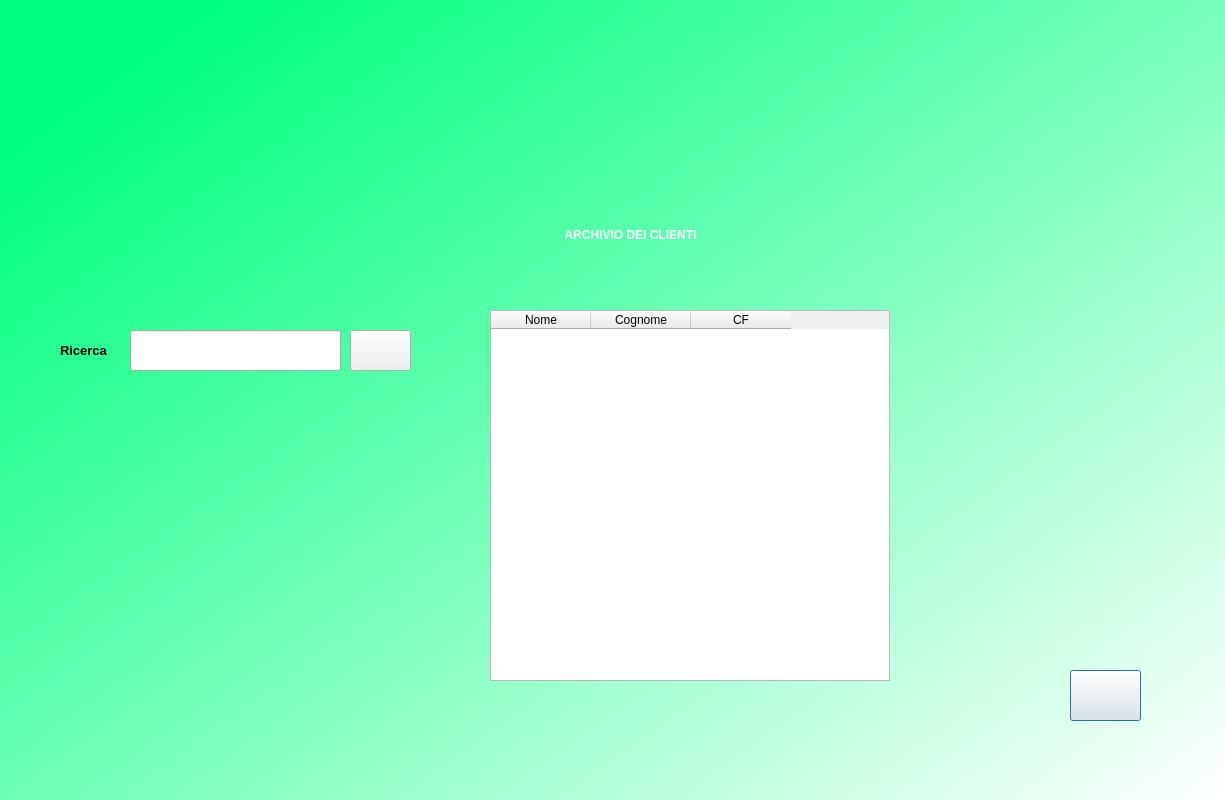
<?xml version="1.0" encoding="UTF-8"?>
<ui version="4.0">
 <class>DialogClienti</class>
 <widget class="QDialog" name="DialogClienti">
  <property name="geometry">
   <rect>
    <x>0</x>
    <y>0</y>
    <width>1225</width>
    <height>800</height>
   </rect>
  </property>
  <property name="windowTitle">
   <string>Dialog</string>
  </property>
  <property name="styleSheet">
   <string notr="true">QWidget#DialogClienti{
background-color:qlineargradient(spread:pad, x1:0.058, y1:0.136364, x2:1, y2:1, stop:0 rgba(0, 255, 127, 255), stop:1 rgba(255, 255, 255, 255));}</string>
  </property>
  <widget class="QLabel" name="label">
   <property name="geometry">
    <rect>
     <x>110</x>
     <y>200</y>
     <width>1041</width>
     <height>71</height>
    </rect>
   </property>
   <property name="styleSheet">
    <string notr="true">font: 36pt &quot;MS Shell Dlg 2&quot;;color:rgb(255, 255, 255);
font-weight:bold;
</string>
   </property>
   <property name="text">
    <string>&lt;html&gt;&lt;head/&gt;&lt;body&gt;&lt;p align=&quot;center&quot;&gt;ARCHIVIO DEI CLIENTI&lt;/p&gt;&lt;/body&gt;&lt;/html&gt;</string>
   </property>
  </widget>
  <widget class="QTableWidget" name="ClientiTable">
   <property name="geometry">
    <rect>
     <x>490</x>
     <y>310</y>
     <width>400</width>
     <height>371</height>
    </rect>
   </property>
   <column>
    <property name="text">
     <string>Nome</string>
    </property>
   </column>
   <column>
    <property name="text">
     <string>Cognome</string>
    </property>
   </column>
   <column>
    <property name="text">
     <string>CF</string>
    </property>
   </column>
  </widget>
  <widget class="QLabel" name="label_2">
   <property name="geometry">
    <rect>
     <x>30</x>
     <y>430</y>
     <width>321</width>
     <height>381</height>
    </rect>
   </property>
   <property name="styleSheet">
    <string notr="true"/>
   </property>
   <property name="text">
    <string/>
   </property>
   <property name="pixmap">
    <pixmap>img/client.png</pixmap>
   </property>
   <property name="scaledContents">
    <bool>true</bool>
   </property>
  </widget>
  <widget class="QPushButton" name="homeBtn">
   <property name="geometry">
    <rect>
     <x>1070</x>
     <y>670</y>
     <width>71</width>
     <height>51</height>
    </rect>
   </property>
   <property name="cursor">
    <cursorShape>PointingHandCursor</cursorShape>
   </property>
   <property name="text">
    <string/>
   </property>
   <property name="icon">
    <iconset>
     <normaloff>img/home.png</normaloff>img/home.png</iconset>
   </property>
   <property name="iconSize">
    <size>
     <width>30</width>
     <height>30</height>
    </size>
   </property>
  </widget>
  <widget class="QLabel" name="label_3">
   <property name="geometry">
    <rect>
     <x>-30</x>
     <y>0</y>
     <width>1271</width>
     <height>281</height>
    </rect>
   </property>
   <property name="text">
    <string/>
   </property>
   <property name="pixmap">
    <pixmap>img/farmaciaa.jpg</pixmap>
   </property>
   <property name="scaledContents">
    <bool>true</bool>
   </property>
  </widget>
  <widget class="QLineEdit" name="ricercacliente">
   <property name="geometry">
    <rect>
     <x>130</x>
     <y>330</y>
     <width>211</width>
     <height>41</height>
    </rect>
   </property>
  </widget>
  <widget class="QPushButton" name="Ricercaclientebtn">
   <property name="geometry">
    <rect>
     <x>350</x>
     <y>330</y>
     <width>61</width>
     <height>41</height>
    </rect>
   </property>
   <property name="cursor">
    <cursorShape>PointingHandCursor</cursorShape>
   </property>
   <property name="text">
    <string/>
   </property>
   <property name="icon">
    <iconset>
     <normaloff>img/lens.png</normaloff>img/lens.png</iconset>
   </property>
   <property name="iconSize">
    <size>
     <width>30</width>
     <height>30</height>
    </size>
   </property>
  </widget>
  <widget class="QLabel" name="ricercaclientilabel">
   <property name="geometry">
    <rect>
     <x>60</x>
     <y>320</y>
     <width>71</width>
     <height>61</height>
    </rect>
   </property>
   <property name="font">
    <font>
     <family>MS Shell Dlg 2</family>
     <pointsize>10</pointsize>
     <weight>75</weight>
     <italic>false</italic>
     <bold>true</bold>
    </font>
   </property>
   <property name="styleSheet">
    <string notr="true">font: 75 10pt &quot;MS Shell Dlg 2&quot;;
font-weight:bold;</string>
   </property>
   <property name="text">
    <string>Ricerca</string>
   </property>
  </widget>
  <zorder>ClientiTable</zorder>
  <zorder>label_2</zorder>
  <zorder>homeBtn</zorder>
  <zorder>label_3</zorder>
  <zorder>label</zorder>
  <zorder>ricercacliente</zorder>
  <zorder>Ricercaclientebtn</zorder>
  <zorder>ricercaclientilabel</zorder>
 </widget>
 <resources/>
 <connections/>
</ui>
